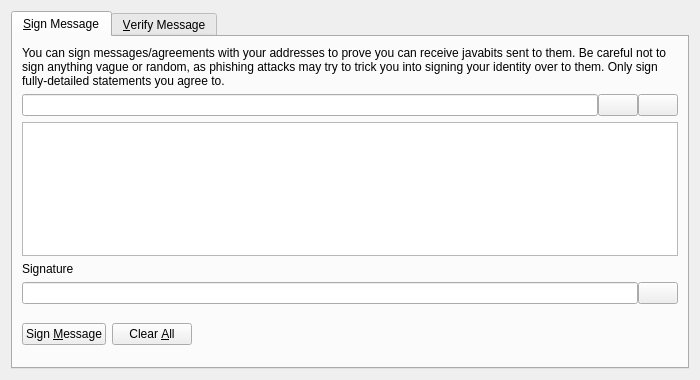
<?xml version="1.0" encoding="UTF-8"?>
<ui version="4.0">
 <class>SignVerifyMessageDialog</class>
 <widget class="QDialog" name="SignVerifyMessageDialog">
  <property name="geometry">
   <rect>
    <x>0</x>
    <y>0</y>
    <width>700</width>
    <height>380</height>
   </rect>
  </property>
  <property name="windowTitle">
   <string>Signatures - Sign / Verify a Message</string>
  </property>
  <property name="modal">
   <bool>true</bool>
  </property>
  <layout class="QVBoxLayout" name="verticalLayout">
   <item>
    <widget class="QTabWidget" name="tabWidget">
     <property name="currentIndex">
      <number>0</number>
     </property>
     <widget class="QWidget" name="tabSignMessage">
      <attribute name="title">
       <string>&amp;Sign Message</string>
      </attribute>
      <layout class="QVBoxLayout" name="verticalLayout_SM">
       <item>
        <widget class="QLabel" name="infoLabel_SM">
         <property name="text">
          <string>You can sign messages/agreements with your addresses to prove you can receive javabits sent to them. Be careful not to sign anything vague or random, as phishing attacks may try to trick you into signing your identity over to them. Only sign fully-detailed statements you agree to.</string>
         </property>
         <property name="textFormat">
          <enum>Qt::PlainText</enum>
         </property>
         <property name="wordWrap">
          <bool>true</bool>
         </property>
        </widget>
       </item>
       <item>
        <layout class="QHBoxLayout" name="horizontalLayout_1_SM">
         <property name="spacing">
          <number>0</number>
         </property>
         <item>
          <widget class="QValidatedLineEdit" name="addressIn_SM">
           <property name="toolTip">
            <string>The Javabit address to sign the message with</string>
           </property>
          </widget>
         </item>
         <item>
          <widget class="QPushButton" name="addressBookButton_SM">
           <property name="toolTip">
            <string>Choose previously used address</string>
           </property>
           <property name="text">
            <string/>
           </property>
           <property name="icon">
            <iconset resource="../javabit.qrc">
             <normaloff>:/icons/address-book</normaloff>:/icons/address-book</iconset>
           </property>
           <property name="shortcut">
            <string>Alt+A</string>
           </property>
           <property name="autoDefault">
            <bool>false</bool>
           </property>
          </widget>
         </item>
         <item>
          <widget class="QPushButton" name="pasteButton_SM">
           <property name="toolTip">
            <string>Paste address from clipboard</string>
           </property>
           <property name="text">
            <string/>
           </property>
           <property name="icon">
            <iconset resource="../javabit.qrc">
             <normaloff>:/icons/editpaste</normaloff>:/icons/editpaste</iconset>
           </property>
           <property name="shortcut">
            <string>Alt+P</string>
           </property>
           <property name="autoDefault">
            <bool>false</bool>
           </property>
          </widget>
         </item>
        </layout>
       </item>
       <item>
        <widget class="QPlainTextEdit" name="messageIn_SM">
         <property name="toolTip">
          <string>Enter the message you want to sign here</string>
         </property>
        </widget>
       </item>
       <item>
        <widget class="QLabel" name="signatureLabel_SM">
         <property name="text">
          <string>Signature</string>
         </property>
         <property name="textFormat">
          <enum>Qt::PlainText</enum>
         </property>
        </widget>
       </item>
       <item>
        <layout class="QHBoxLayout" name="horizontalLayout_2_SM">
         <property name="spacing">
          <number>0</number>
         </property>
         <item>
          <widget class="QLineEdit" name="signatureOut_SM">
           <property name="font">
            <font>
             <italic>true</italic>
            </font>
           </property>
           <property name="readOnly">
            <bool>true</bool>
           </property>
          </widget>
         </item>
         <item>
          <widget class="QPushButton" name="copySignatureButton_SM">
           <property name="toolTip">
            <string>Copy the current signature to the system clipboard</string>
           </property>
           <property name="text">
            <string/>
           </property>
           <property name="icon">
            <iconset resource="../javabit.qrc">
             <normaloff>:/icons/editcopy</normaloff>:/icons/editcopy</iconset>
           </property>
           <property name="autoDefault">
            <bool>false</bool>
           </property>
          </widget>
         </item>
        </layout>
       </item>
       <item>
        <layout class="QHBoxLayout" name="horizontalLayout_3_SM">
         <item>
          <widget class="QPushButton" name="signMessageButton_SM">
           <property name="toolTip">
            <string>Sign the message to prove you own this Javabit address</string>
           </property>
           <property name="text">
            <string>Sign &amp;Message</string>
           </property>
           <property name="icon">
            <iconset resource="../javabit.qrc">
             <normaloff>:/icons/edit</normaloff>:/icons/edit</iconset>
           </property>
           <property name="autoDefault">
            <bool>false</bool>
           </property>
          </widget>
         </item>
         <item>
          <widget class="QPushButton" name="clearButton_SM">
           <property name="toolTip">
            <string>Reset all sign message fields</string>
           </property>
           <property name="text">
            <string>Clear &amp;All</string>
           </property>
           <property name="icon">
            <iconset resource="../javabit.qrc">
             <normaloff>:/icons/remove</normaloff>:/icons/remove</iconset>
           </property>
           <property name="autoDefault">
            <bool>false</bool>
           </property>
          </widget>
         </item>
         <item>
          <spacer name="horizontalSpacer_1_SM">
           <property name="orientation">
            <enum>Qt::Horizontal</enum>
           </property>
           <property name="sizeHint" stdset="0">
            <size>
             <width>40</width>
             <height>48</height>
            </size>
           </property>
          </spacer>
         </item>
         <item>
          <widget class="QLabel" name="statusLabel_SM">
           <property name="font">
            <font>
             <weight>75</weight>
             <bold>true</bold>
            </font>
           </property>
           <property name="text">
            <string/>
           </property>
           <property name="wordWrap">
            <bool>true</bool>
           </property>
          </widget>
         </item>
         <item>
          <spacer name="horizontalSpacer_2_SM">
           <property name="orientation">
            <enum>Qt::Horizontal</enum>
           </property>
           <property name="sizeHint" stdset="0">
            <size>
             <width>40</width>
             <height>48</height>
            </size>
           </property>
          </spacer>
         </item>
        </layout>
       </item>
      </layout>
     </widget>
     <widget class="QWidget" name="tabVerifyMessage">
      <attribute name="title">
       <string>&amp;Verify Message</string>
      </attribute>
      <layout class="QVBoxLayout" name="verticalLayout_VM">
       <item>
        <widget class="QLabel" name="infoLabel_VM">
         <property name="text">
          <string>Enter the receiver's address, message (ensure you copy line breaks, spaces, tabs, etc. exactly) and signature below to verify the message. Be careful not to read more into the signature than what is in the signed message itself, to avoid being tricked by a man-in-the-middle attack. Note that this only proves the signing party receives with the address, it cannot prove sendership of any transaction!</string>
         </property>
         <property name="textFormat">
          <enum>Qt::PlainText</enum>
         </property>
         <property name="alignment">
          <set>Qt::AlignLeading|Qt::AlignLeft|Qt::AlignTop</set>
         </property>
         <property name="wordWrap">
          <bool>true</bool>
         </property>
        </widget>
       </item>
       <item>
        <layout class="QHBoxLayout" name="horizontalLayout_1_VM">
         <property name="spacing">
          <number>0</number>
         </property>
         <item>
          <widget class="QValidatedLineEdit" name="addressIn_VM">
           <property name="toolTip">
            <string>The Javabit address the message was signed with</string>
           </property>
          </widget>
         </item>
         <item>
          <widget class="QPushButton" name="addressBookButton_VM">
           <property name="toolTip">
            <string>Choose previously used address</string>
           </property>
           <property name="text">
            <string/>
           </property>
           <property name="icon">
            <iconset resource="../javabit.qrc">
             <normaloff>:/icons/address-book</normaloff>:/icons/address-book</iconset>
           </property>
           <property name="shortcut">
            <string>Alt+A</string>
           </property>
           <property name="autoDefault">
            <bool>false</bool>
           </property>
          </widget>
         </item>
        </layout>
       </item>
       <item>
        <widget class="QPlainTextEdit" name="messageIn_VM"/>
       </item>
       <item>
        <widget class="QValidatedLineEdit" name="signatureIn_VM"/>
       </item>
       <item>
        <layout class="QHBoxLayout" name="horizontalLayout_2_VM">
         <item>
          <widget class="QPushButton" name="verifyMessageButton_VM">
           <property name="toolTip">
            <string>Verify the message to ensure it was signed with the specified Javabit address</string>
           </property>
           <property name="text">
            <string>Verify &amp;Message</string>
           </property>
           <property name="icon">
            <iconset resource="../javabit.qrc">
             <normaloff>:/icons/transaction_0</normaloff>:/icons/transaction_0</iconset>
           </property>
           <property name="autoDefault">
            <bool>false</bool>
           </property>
          </widget>
         </item>
         <item>
          <widget class="QPushButton" name="clearButton_VM">
           <property name="toolTip">
            <string>Reset all verify message fields</string>
           </property>
           <property name="text">
            <string>Clear &amp;All</string>
           </property>
           <property name="icon">
            <iconset resource="../javabit.qrc">
             <normaloff>:/icons/remove</normaloff>:/icons/remove</iconset>
           </property>
           <property name="autoDefault">
            <bool>false</bool>
           </property>
          </widget>
         </item>
         <item>
          <spacer name="horizontalSpacer_1_VM">
           <property name="orientation">
            <enum>Qt::Horizontal</enum>
           </property>
           <property name="sizeHint" stdset="0">
            <size>
             <width>40</width>
             <height>48</height>
            </size>
           </property>
          </spacer>
         </item>
         <item>
          <widget class="QLabel" name="statusLabel_VM">
           <property name="font">
            <font>
             <weight>75</weight>
             <bold>true</bold>
            </font>
           </property>
           <property name="text">
            <string/>
           </property>
           <property name="wordWrap">
            <bool>true</bool>
           </property>
          </widget>
         </item>
         <item>
          <spacer name="horizontalSpacer_2_VM">
           <property name="orientation">
            <enum>Qt::Horizontal</enum>
           </property>
           <property name="sizeHint" stdset="0">
            <size>
             <width>40</width>
             <height>48</height>
            </size>
           </property>
          </spacer>
         </item>
        </layout>
       </item>
      </layout>
     </widget>
    </widget>
   </item>
  </layout>
 </widget>
 <customwidgets>
  <customwidget>
   <class>QValidatedLineEdit</class>
   <extends>QLineEdit</extends>
   <header>qvalidatedlineedit.h</header>
  </customwidget>
 </customwidgets>
 <resources>
  <include location="../javabit.qrc"/>
 </resources>
 <connections/>
</ui>
